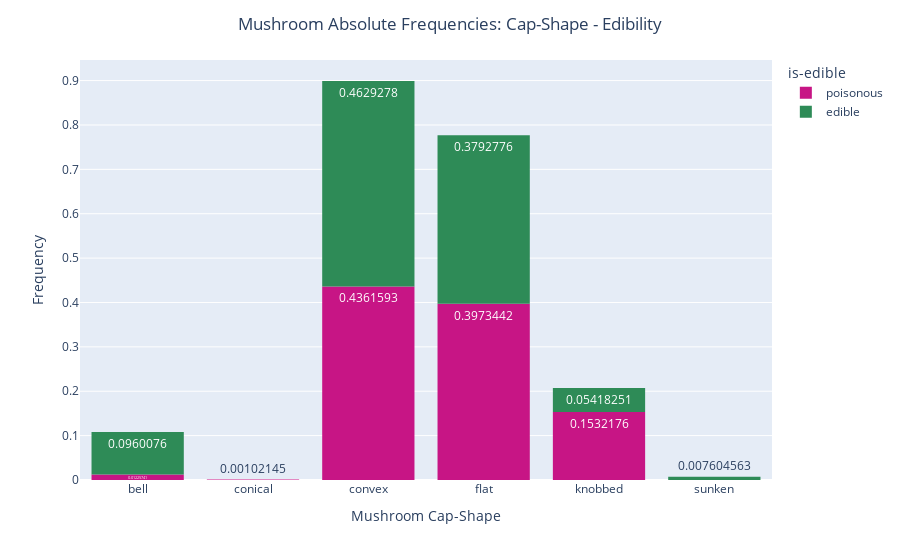

Source (notebook cell):
### Markdown cell above
## 2 Dimensions

#### todo: show hover picture

### Code cell
## define colors used through the remaning part of the notebook
medimumvioletred = '#C71585'
seagreen = '#2E8B57'

## Creating bar chart

# define figure element
fig = go.Figure()

# define histogram properties
fig = px.histogram (                 
                    df,
                    x = "cap-shape",
    
                    # feature by which color will be arranged
                    color = "is-edible",
    
                    # set text_auto to true to show the numbers on hist
                    text_auto = True,
                    histnorm = "probability",
                    # specify desired colors for feature "is-edible"
                    color_discrete_sequence = [medimumvioletred,
                                               seagreen],
                    labels = { 
                               "cap-shape": "Mushroom Cap-Shape" 
                                }
                    ) \
        .update_layout (
                    # update layout with a title
                    title = { 
                               "text": "Mushroom Absolute Frequencies: Cap-Shape - Edibility",
                               "x": 0.5 
                                },
    
                    yaxis_title = "Frequency"
                    ) \
        .update_xaxes ( 
                    # rearrange x axis bars. Categories are alphabetically ordered
                    categoryorder = 'category ascending'
                    )

# display the figure
fig.show()

### Figure 1 — Plotly figure (JSON) as saved in the notebook; plotly's stock layout.template omitted (floating-point values rounded to 4 significant figures; data arrays with more than 128 entries replaced by an {"elided": "..."} marker saying what was removed)
{"data": [{"alignmentgroup": "True", "bingroup": "x", "histnorm": "probability", "hovertemplate": "is-edible=poisonous<br>Mushroom Cap-Shape=%{x}<br>probability=%{y}<extra></extra>", "legendgroup": "poisonous", "marker": {"color": "#C71585", "pattern": {"shape": ""}}, "name": "poisonous", "offsetgroup": "poisonous", "orientation": "v", "showlegend": true, "texttemplate": "%{value}", "type": "histogram", "x": {"elided": "3916 str values"}, "xaxis": "x", "yaxis": "y"}, {"alignmentgroup": "True", "bingroup": "x", "histnorm": "probability", "hovertemplate": "is-edible=edible<br>Mushroom Cap-Shape=%{x}<br>probability=%{y}<extra></extra>", "legendgroup": "edible", "marker": {"color": "#2E8B57", "pattern": {"shape": ""}}, "name": "edible", "offsetgroup": "edible", "orientation": "v", "showlegend": true, "texttemplate": "%{value}", "type": "histogram", "x": {"elided": "4208 str values"}, "xaxis": "x", "yaxis": "y"}], "layout": {"barmode": "relative", "legend": {"title": {"text": "is-edible"}, "tracegroupgap": 0}, "margin": {"t": 60}, "title": {"text": "Mushroom Absolute Frequencies: Cap-Shape - Edibility", "x": 0.5}, "xaxis": {"anchor": "y", "categoryorder": "category ascending", "domain": [0, 1], "title": {"text": "Mushroom Cap-Shape"}}, "yaxis": {"anchor": "x", "domain": [0, 1], "title": {"text": "Frequency"}}}}
